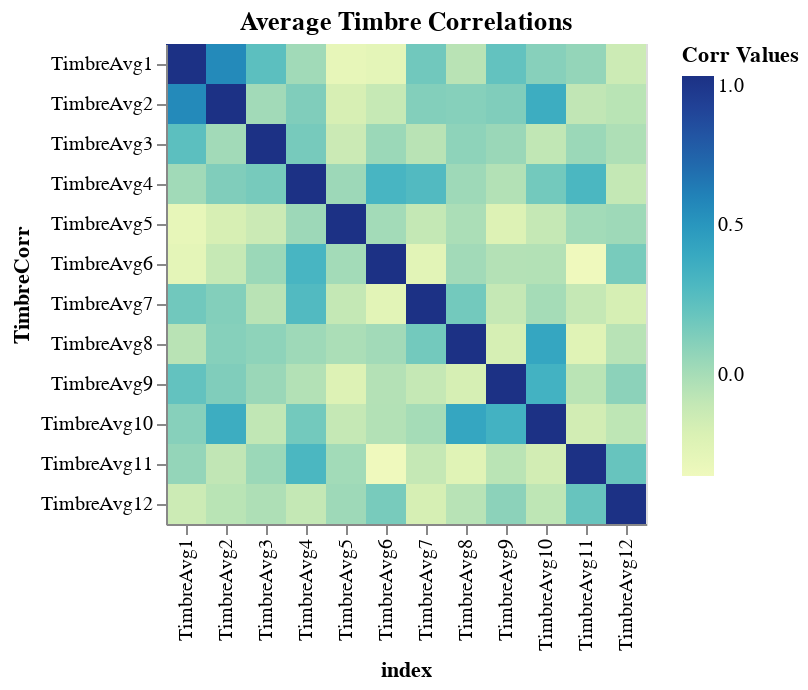

The notebook cell saved with this chart:
### Code cell
audio = timbre_avg.iloc[:, 1:13]
corr = audio.corr().reset_index()
timbre_covs_long = corr.melt("index", var_name = "TimbreCorr", value_name = "Corr Values")
# timbre covariances # 
alt.Chart(timbre_covs_long).mark_rect().encode(
    x=alt.X('index:O', sort=timbre_cols),
    y=alt.Y('TimbreCorr:O', sort=timbre_cols),
    color='Corr Values:Q',
    tooltip=['index', 'TimbreCorr', 'Corr Values']
).properties(
    title='Average Timbre Correlations'
)

### Figure 1 — Vega-Lite specification as saved in the notebook (floating-point values rounded to 4 significant figures; data arrays with more than 128 entries replaced by an {"elided": "..."} marker saying what was removed)
{"config": {"view": {"continuousWidth": 400, "continuousHeight": 300}}, "data": {"name": "data-daa3ecab19e77eeb71b3c811e9833c4e"}, "mark": "rect", "encoding": {"color": {"type": "quantitative", "field": "Corr Values"}, "tooltip": [{"type": "nominal", "field": "index"}, {"type": "nominal", "field": "TimbreCorr"}, {"type": "quantitative", "field": "Corr Values"}], "x": {"type": "ordinal", "field": "index", "sort": ["TimbreAvg1", "TimbreAvg2", "TimbreAvg3", "TimbreAvg4", "TimbreAvg5", "TimbreAvg6", "TimbreAvg7", "TimbreAvg8", "TimbreAvg9", "TimbreAvg10", "TimbreAvg11", "TimbreAvg12"]}, "y": {"type": "ordinal", "field": "TimbreCorr", "sort": ["TimbreAvg1", "TimbreAvg2", "TimbreAvg3", "TimbreAvg4", "TimbreAvg5", "TimbreAvg6", "TimbreAvg7", "TimbreAvg8", "TimbreAvg9", "TimbreAvg10", "TimbreAvg11", "TimbreAvg12"]}}, "title": "Average Timbre Correlations", "$schema": "https://vega.github.io/schema/vega-lite/v4.8.1.json", "datasets": {"data-daa3ecab19e77eeb71b3c811e9833c4e": {"elided": "144 records"}}}
